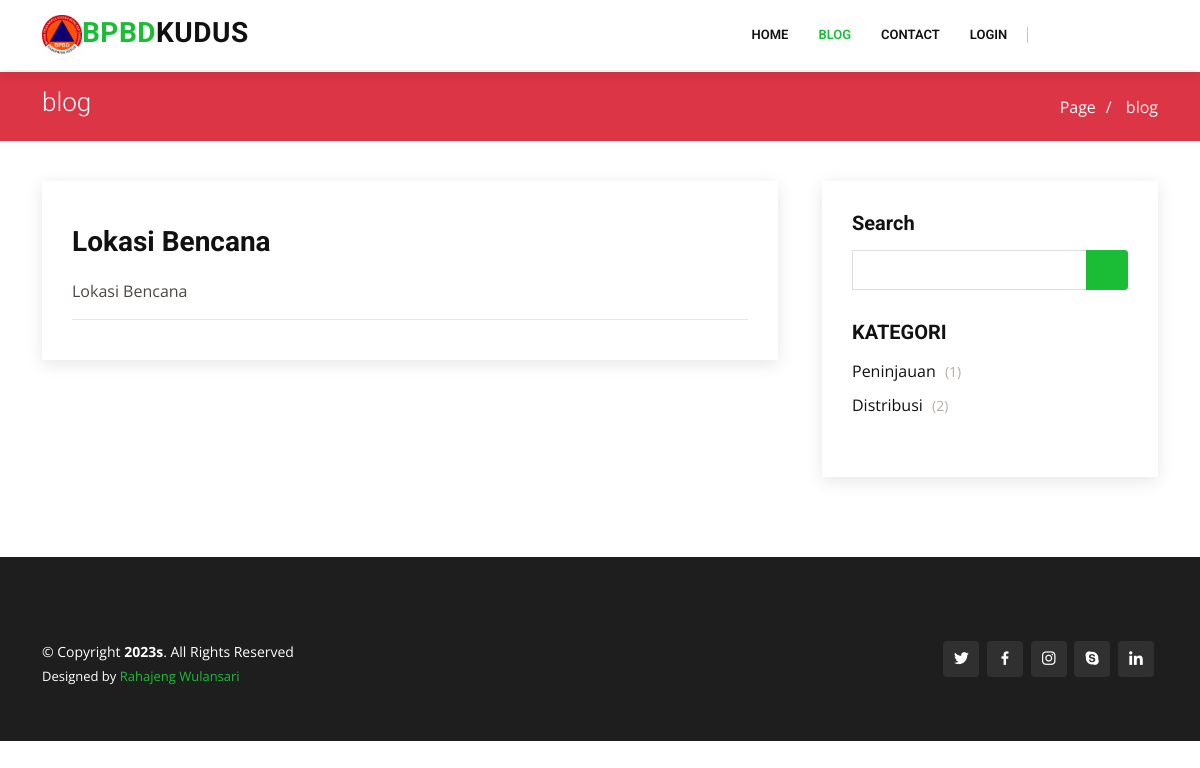
Screenshot of /?pages=blog_post&id=3 with the database file from the repository.
### tables this page shows
CREATE TABLE `publikasi` (
  `id_publikasi` int(11) NOT NULL,
  `id_distribusi` int(11) DEFAULT NULL,
  `judul` varchar(255) DEFAULT NULL,
  `kutipan` varchar(255) DEFAULT NULL,
  `kategori` varchar(100) DEFAULT NULL,
  `isi` text DEFAULT NULL,
  `gambar` text DEFAULT NULL,
  `created_at` timestamp NULL DEFAULT NULL,
  `updated_at` timestamp NULL DEFAULT current_timestamp(),
  `tanggal_publikasi` date DEFAULT NULL
);

### config/config.php (called while the page is built, shortened)
<?php
class Config {
    public function TemplatePages($page){
        include "views/pages/templates/header.php";
        include "views/pages/templates/navbar.php";
        include "views/pages/templates/breadcrumb.php";
        include $page;
        include "views/pages/templates/footer.php";
    }
}

### function.php (called while the page is built, shortened)
<?php
function Querybanyak($query){
    $mysqli = new mysqli("localhost","root","","pengaduan-bpbd");
    return $mysqli->query($query);
}
function Querysatudata($query){
    $koneksi = mysqli_connect("localhost","root","","pengaduan-bpbd");
    $query_cek = mysqli_query($koneksi, $query);
    return mysqli_fetch_array($query_cek, MYSQLI_BOTH);
}
function NumRows($query){
    $koneksi = mysqli_connect("localhost","root","","pengaduan-bpbd");
    $cari = mysqli_query($koneksi, $query);
    $cek = mysqli_num_rows($cari);
    return $cek;
}

### views/pages/blog_single.php (the view, shortened to what this page needs)
   <?php
    $publikasi = Querysatudata("SELECT * FROM publikasi WHERE id_publikasi = ".$_GET["id"]."");
   ?>
    <section id="blog" class="blog">
      <div class="container" data-aos="fade-up">
        <div class="row">
          <div class="col-lg-8 entries">
          <article class="entry entry-single">
<div class="entry-img">
</div>
<h2 class="entry-title">
  <a href="blog-single.html"><?= $publikasi["judul"] ?></a>
</h2>
<div class="entry-content">
  <p><?= $publikasi["isi"] ?> </p>
</div>
<div class="entry-footer">
</div>
</article>
          </div>
          <div class="col-lg-4">
            <div class="sidebar">
              <h3 class="sidebar-title">Search</h3>
              <div class="sidebar-item search-form">
              <form action="" method="GET">
                  <input type="text" name="search">
                  <button type="submit"><i class="bi bi-search"></i></button>
                </form>
              </div>
              <h3 class="sidebar-title">KATEGORI</h3>
              <div class="sidebar-item categories">
                <ul>
                <?php
                    $new_publikasis = Querybanyak("SELECT * FROM publikasi GROUP BY kategori ORDER BY id_publikasi DESC");
                    foreach ($new_publikasis as $publikasi) {
                ?>
                    <li><a href="#"><?= $publikasi["kategori"] ?>
                    <?php $num_kategori = NumRows("SELECT * FROM publikasi WHERE kategori = '".$publikasi['kategori']."'"); ?>
                    <span>(<?= $num_kategori ?>)</span></a></li>
                <?php
                    }
                ?>
                </ul>
              </div>
          </div>
        </div>
      </div>
    </section>

### assets/pages/assets/css/style.css (style rules this page uses)
body { font-family: "Open Sans", sans-serif; color: #4d4643; }
a { color: #1bbd36; text-decoration: none; }
h1, h2, h3, h4, h5, h6 { font-family: "Roboto", sans-serif; }
section { padding: 60px 0; overflow: hidden; }
.blog { padding: 40px 0 20px 0; }
.blog .entry { padding: 30px; margin-bottom: 60px; box-shadow: 0 4px 16px rgba(0, 0, 0, 0.1); }
.blog .entry .entry-img { max-height: 440px; margin: -30px -30px 20px -30px; overflow: hidden; }
.blog .entry .entry-title { font-size: 28px; font-weight: bold; padding: 0; margin: 0 0 20px 0; }
.blog .entry .entry-title a { color: #111; transition: 0.3s; }
.blog .entry .entry-content p { line-height: 24px; }
.blog .entry .entry-footer { padding-top: 10px; border-top: 1px solid #e6e6e6; }
.blog .entry-single { margin-bottom: 30px; }
.blog .sidebar { padding: 30px; margin: 0 0 60px 20px; box-shadow: 0 4px 16px rgba(0, 0, 0, 0.1); }
.blog .sidebar .sidebar-title { font-size: 20px; font-weight: 700; padding: 0 0 0 0; margin: 0 0 15px 0; color: #111; position: relative; }
.blog .sidebar .sidebar-item { margin-bottom: 30px; }
.blog .sidebar .search-form form { background: #fff; border: 1px solid #ddd; padding: 3px 10px; position: relative; }
.blog .sidebar .search-form form input[type=text] { border: 0; padding: 4px; border-radius: 4px; width: calc(100% - 40px); }
.blog .sidebar .search-form form button { position: absolute; top: 0; right: 0; bottom: 0; border: 0; background: none; font-size: 16px; padding: 0 15px; margin: -1px; background: #1bbd36; color: #fff; transition: 0.3s; border-radius: 0 4px 4px 0; line-height: 0; }
.blog .sidebar .search-form form button i { line-height: 0; }
.blog .sidebar .categories ul { list-style: none; padding: 0; }
.blog .sidebar .categories ul li+li { padding-top: 10px; }
.blog .sidebar .categories ul a { color: #111; transition: 0.3s; }
.blog .sidebar .categories ul a span { padding-left: 5px; color: #b4aca8; font-size: 14px; }

### rows the page displays
publikasi: judul "Lokasi Bencana", isi "Lokasi Bencana"
publikasi: kategori "Peninjauan", num_kategori "1"
publikasi: kategori "Distribusi", num_kategori "2"

### other values shown
$page_beadcrambs "blog"
